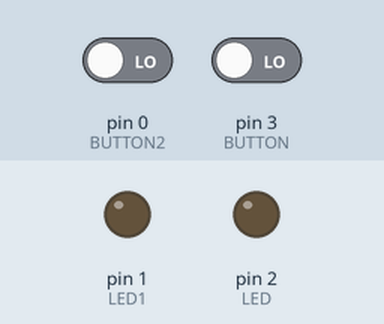
This sketch was run on a simulated Arduino Uno, built with avr-gcc and run on an emulated ATmega328P. Parts: output pins drawn as LEDs (lit = HIGH). The test bench sets the inputs (shaded band); at power-on: pin 0 (BUTTON2) LOW, pin 3 (BUTTON) LOW.

Above: at 1.2 s.
1.3 s: pin 0 (BUTTON2) driven HIGH and pin 3 (BUTTON) driven HIGH
At 2.3 s:
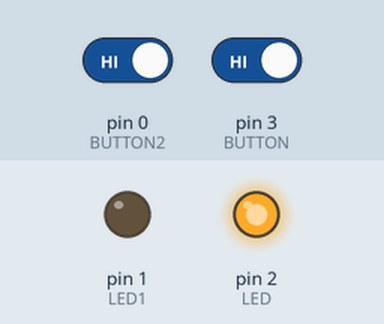
Timing chart, 0 to 4.3 s (numbered marks = the images above; inputs shaded):
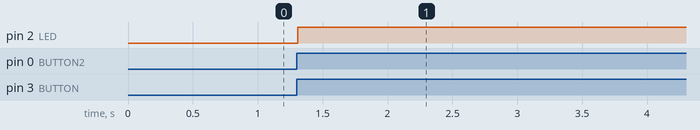

The sketch:

ASSISNMENT2_BUTTON.ino
```cpp
const int LED1 = 1;
const int LED = 2;

const int BUTTON = 3;
const int BUTTON2 = 0;
int val = 0;
int val2 = 0;
int old_val = 0;
int state = 0;

void setup() {
  pinMode(LED1,OUTPUT);
  pinMode(LED,OUTPUT);
  pinMode(BUTTON,INPUT);
  pinMode(BUTTON2,INPUT);
}

void loop() {
  val = digitalRead(BUTTON);
  val2 = digitalRead(BUTTON2);

  if ((val == HIGH)&&(old_val == LOW) && (val2 == HIGH)) {
    state = 1 - state;
    delay(10);
  }
  if ((val == LOW)&&(old_val == HIGH)) {
    delay(10);
  }
  old_val = val;
  if (state == 1){
    digitalWrite(LED,HIGH);
  }else {
    digitalWrite(LED,LOW);
  }
}
```

Measured:
- after the input at 1.3 s, pin 2 (LED): LOW → HIGH at once
